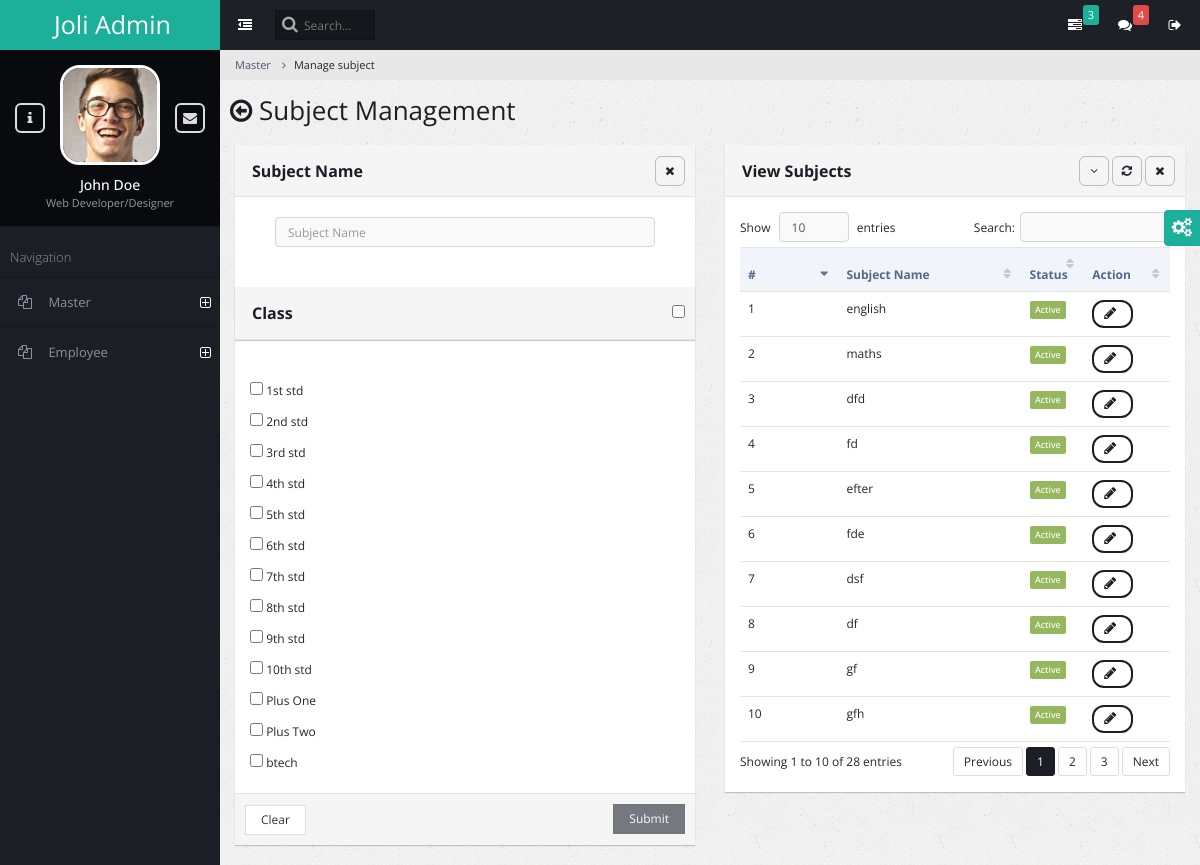
Page /admin_master_subject/ on the committed database.
### admin_general/models.py (models this page shows)
class Master_class(models.Model):
  Master_class_Name = models.CharField(max_length=255)
  Status = models.BooleanField(default=True)

class Subject(models.Model):
  Subject_Name = models.CharField(max_length=100)
  Status = models.BooleanField(default=True)

### admin_general/views.py (the view, shortened to what this page needs)
# urls.py: path('admin_master_subject/', views.admin_master_subject,name='admin_master_subject'),
def admin_master_subject(request):
      error=""
      success=""
      all=Master_class.objects.filter(Status=1)
      subjects = Subject.objects.all()
      return render(request, 'admin_master_subject.html', {'list':all, 'subjects': subjects,'sub_error_msg':error,'sub_success_msg':success})

### admin_general/templates/admin_master_subject.html (shortened to what this page needs)
{% extends "base.html" %}
{% block content %}
<ul class="breadcrumb">
    <li><a href="#">Master</a></li>
    <li class="active">Manage subject</li>
</ul>
<div class="content-frame-top">
    <div class="page-title">
        <h2><span class="fa fa-arrow-circle-o-left"></span> Subject Management</h2>
    </div>
</div>
<form method="post" action="{% url 'admin_master_subject' %}">
    <div class="col-md-6">
        <div class="panel panel-default">
            <div class="panel-heading ui-draggable-handle">
                <h1 class="panel-title"><strong></strong><b>Subject Name</b></h1>
                <ul class="panel-controls">
                    <li><a href="#" class="panel-remove"><span class="fa fa-times"></span></a></li>
                </ul>
            </div>
            <div class="panel-body">
                <div class="block">
                    <div class="col-md-12">
                        <div>
                            <input type="text" placeholder="Subject Name"  name="subject_name" class="form-control" autofocus required>
                        </div>
                    </div>
                </div>
            </div>
            <div class="panel panel-default">
                <div class="panel-heading ui-draggable-handle">
                    <h1 class="panel-title"><strong></strong><b>Class</b></h1>
                    <ul class="panel-controls">
                        <li><label class="check"><input type="checkbox" id="toggleCheckbox" onchange="toggleCheckboxes()"></label></li>
                    </ul>
                </div>
            </div>
            <div class="panel-body">
                {% for sub in list %}
                    <label class="check"><input type="checkbox" value="{{sub.id}}" name="check_id" class="toggleTextbox">  {{sub.Master_class_Name}}</label><br>
                {% endfor %}
            </div>
            <div class="panel-footer">
                <input type="reset" class="btn btn-default" value="Clear">
                <button id="submitButton" class="btn btn-primary pull-right" disabled>Submit</button>
            </div>
        </div>
    </div>
</form>
<div class="col-md-6">
    <div class="panel panel-default">
        <div class="panel-heading ui-draggable-handle">
            <h1 class="panel-title"><b>View Subjects</b></h1>
            <ul class="panel-controls">
                <li><a href="#" class="panel-collapse"><span class="fa fa-angle-down"></span></a></li>
                <li><a href="#" class="panel-refresh"><span class="fa fa-refresh"></span></a></li>
                <li><a href="#" class="panel-remove"><span class="fa fa-times"></span></a></li>
            </ul>
        </div>
    <div class="panel-body">
        <table class="table datatable dataTable no-footer" id="DataTables_Table_0" role="grid" aria-describedby="DataTables_Table_0_info">
            <thead>
                <tr role="row"><th class="sorting_asc" tabindex="0" aria-controls="DataTables_Table_0" rowspan="1" colspan="1" aria-sort="ascending" aria-label="Name: activate to sort column ascending" style="width: 198px;">#</th><th class="sorting" tabindex="0" aria-controls="DataTables_Table_0" rowspan="1" colspan="1" aria-label="Position: activate to sort column ascending" style="width: 309px;">Subject Name</th><th class="sorting" tabindex="0" aria-controls="DataTables_Table_0" rowspan="1" colspan="1" aria-label="Age: activate to sort column ascending" style="width: 70px;">Status</th><th class="sorting" tabindex="0" aria-controls="DataTables_Table_0" rowspan="1" colspan="1" aria-label="Start date: activate to sort column ascending" style="width: 137px;">Action</th></tr>
            </thead>
            <tbody>
            {% for subject in subjects %}
            <tr role="row" class="odd">
                <td class="sorting_1">{{forloop.counter}}</td>
                <td>{{subject.Subject_Name}}</td>
                <td>{% if subject.Status %}<span class="label label-success">Active</span>{% else %}<span class="label label-danger">Deactive</span>{% endif %}</td>
                        <td>
                            <button class="btn btn-primary btn-rounded"  onclick="edit_sub({{subject.id}});"><span id="spinner{{subject.id}}" class="fa fa-pencil"></span></button>
                        </td>
                    </tr>
            {% endfor %}
                </tbody>
        </table>
    </div>
</div>
</div>
</div>
{% endblock content %}

### rows in the picture
Master_class: Master_class_Name "1st std"
Master_class: Master_class_Name "2nd std"
Master_class: Master_class_Name "3rd std"
Master_class: Master_class_Name "4th std"
Master_class: Master_class_Name "5th std"
Master_class: Master_class_Name "6th std"
Master_class: Master_class_Name "7th std"
Master_class: Master_class_Name "8th std"
Master_class: Master_class_Name "9th std"
Master_class: Master_class_Name "10th std"
Master_class: Master_class_Name "Plus One"
Master_class: Master_class_Name "Plus Two"
Master_class: Master_class_Name "btech"
Subject: Subject_Name "english", Status "Active"
Subject: Subject_Name "maths", Status "Active"
Subject: Subject_Name "dfd", Status "Active"
Subject: Subject_Name "fd", Status "Active"
Subject: Subject_Name "efter", Status "Active"
Subject: Subject_Name "fde", Status "Active"
Subject: Subject_Name "dsf", Status "Active"
Subject: Subject_Name "df", Status "Active"
Subject: Subject_Name "gf", Status "Active"
Subject: Subject_Name "gfh", Status "Active"
